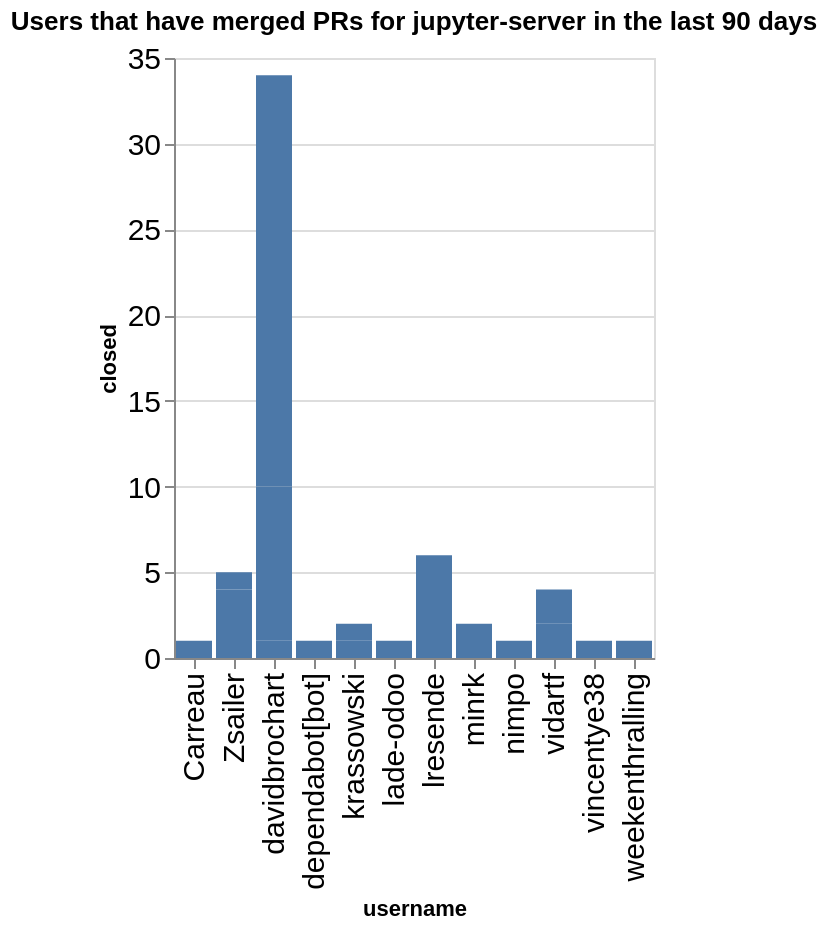

Notebook source saved alongside this figure:
### Code cell
charts = []
title = f"Users that have merged PRs for {github_org} in the last {n_days} days"
ch = alt.Chart(data=closed_by_repo.replace(np.nan, 0), title=title).mark_bar().encode(
    x='username',
    y='closed',
)
ch

### Figure 1 — Vega-Lite specification as saved in the notebook (floating-point values rounded to 4 significant figures)
{"config": {"axisLeft": {"labelFontSize": 15}, "axisBottom": {"labelFontSize": 15}}, "data": {"name": "data-fa8ceac7b4d21de18428cc62d5f9a0e1"}, "mark": {"type": "bar"}, "encoding": {"x": {"field": "username", "type": "nominal"}, "y": {"field": "closed", "type": "quantitative"}}, "title": "Users that have merged PRs for jupyter-server in the last 90 days", "$schema": "https://vega.github.io/schema/vega-lite/v5.20.1.json", "datasets": {"data-fa8ceac7b4d21de18428cc62d5f9a0e1": [{"name": "enterprise_gateway", "username": "lresende", "closed": 6}, {"name": "enterprise_gateway", "username": "weekenthralling", "closed": 1}, {"name": "fps", "username": "davidbrochart", "closed": 1}, {"name": "jupyter-resource-usage", "username": "krassowski", "closed": 1}, {"name": "jupyter-resource-usage", "username": "nimpo", "closed": 1}, {"name": "jupyter_server", "username": "Zsailer", "closed": 4}, {"name": "jupyter_server", "username": "dependabot[bot]", "closed": 1}, {"name": "jupyter_server", "username": "lade-odoo", "closed": 1}, {"name": "jupyter_server", "username": "minrk", "closed": 2}, {"name": "jupyter_server", "username": "vidartf", "closed": 2}, {"name": "jupyter_server", "username": "vincentye38", "closed": 1}, {"name": "jupyter_server_terminals", "username": "Zsailer", "closed": 1}, {"name": "jupyter_ydoc", "username": "davidbrochart", "closed": 9}, {"name": "jupyter_ydoc", "username": "krassowski", "closed": 1}, {"name": "jupyverse", "username": "davidbrochart", "closed": 24}, {"name": "pytest-jupyter", "username": "Carreau", "closed": 1}, {"name": "team-compass", "username": "vidartf", "closed": 2}]}}
